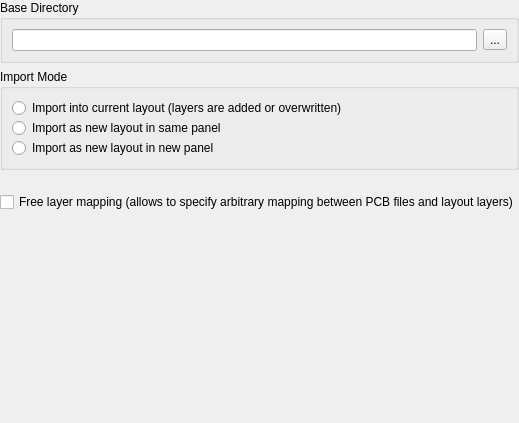
     <widget class="QWidget" name="page" >
      <layout class="QVBoxLayout" >
       <property name="margin" >
        <number>0</number>
       </property>
       <property name="spacing" >
        <number>6</number>
       </property>
       <item>
        <widget class="QGroupBox" name="groupBox_4" >
         <property name="title" >
          <string>Base Directory</string>
         </property>
         <layout class="QHBoxLayout" >
          <property name="margin" >
           <number>9</number>
          </property>
          <property name="spacing" >
           <number>6</number>
          </property>
          <item>
           <widget class="QLineEdit" name="base_dir_le" />
          </item>
          <item>
           <widget class="QToolButton" name="base_dir_pb" >
            <property name="text" >
             <string>...</string>
            </property>
           </widget>
          </item>
         </layout>
        </widget>
       </item>
       <item>
        <widget class="QGroupBox" name="groupBox" >
         <property name="title" >
          <string>Import Mode</string>
         </property>
         <layout class="QVBoxLayout" >
          <property name="margin" >
           <number>9</number>
          </property>
          <property name="spacing" >
           <number>0</number>
          </property>
          <item>
           <widget class="QRadioButton" name="import_into_rb" >
            <property name="text" >
             <string>Import into current layout (layers are added or overwritten)</string>
            </property>
           </widget>
          </item>
          <item>
           <widget class="QRadioButton" name="import_same_panel_rb" >
            <property name="text" >
             <string>Import as new layout in same panel</string>
            </property>
           </widget>
          </item>
          <item>
           <widget class="QRadioButton" name="import_new_panel_rb" >
            <property name="text" >
             <string>Import as new layout in new panel</string>
            </property>
           </widget>
          </item>
         </layout>
        </widget>
       </item>
       <item>
        <spacer>
         <property name="orientation" >
          <enum>Qt::Vertical</enum>
         </property>
         <property name="sizeType" >
          <enum>QSizePolicy::Fixed</enum>
         </property>
         <property name="sizeHint" >
          <size>
           <width>20</width>
           <height>16</height>
          </size>
         </property>
        </spacer>
       </item>
       <item>
        <widget class="QCheckBox" name="free_mapping_cb" >
         <property name="text" >
          <string>Free layer mapping (allows to specify arbitrary mapping between PCB files and layout layers)</string>
         </property>
        </widget>
       </item>
       <item>
        <spacer>
         <property name="orientation" >
          <enum>Qt::Vertical</enum>
         </property>
         <property name="sizeHint" >
          <size>
           <width>20</width>
           <height>211</height>
          </size>
         </property>
        </spacer>
       </item>
      </layout>
     </widget>
